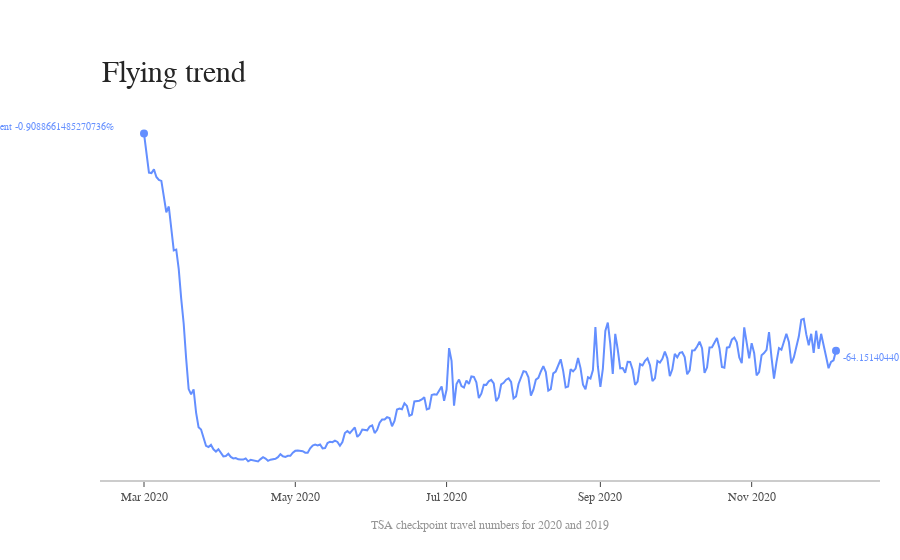

This figure's notebook cell:
### Code cell
rc,fig = plotTrend(Source = TSA_df,
              title = 'Flying trend',
              isPercentage = True,
              dateColumnHeader = 'Date',
              labels = ['percent_change'],
              credits=source_TSA)

if rc:
    fig.show()

### Figure 1 — Plotly figure (JSON) as saved in the notebook; plotly's stock layout.template omitted (floating-point values rounded to 4 significant figures; data arrays with more than 128 entries replaced by an {"elided": "..."} marker saying what was removed)
{"data": [{"connectgaps": true, "line": {"color": "rgb(100,143,255)", "width": 2}, "mode": "lines", "name": "percent_change", "type": "scatter", "x": {"elided": "280 str values"}, "y": {"elided": "280 float values"}}, {"marker": {"color": "rgb(100,143,255)", "size": 8}, "mode": "markers", "type": "scatter", "x": ["2020-03-01", "2020-12-05"], "y": [-0.9089, -64.15]}], "layout": {"annotations": [{"font": {"color": "rgb(100,143,255)", "family": "Arial", "size": 10}, "showarrow": false, "text": "percent -0.9088661485270736%", "x": 0.02, "xanchor": "right", "xref": "paper", "y": 1.091, "yanchor": "middle"}, {"font": {"color": "rgb(100,143,255)", "family": "Arial", "size": 10}, "showarrow": false, "text": "-64.15140440175168%", "x": 0.95, "xanchor": "left", "xref": "paper", "y": -66.15, "yanchor": "middle"}, {"font": {"color": "rgb(37,37,37)", "family": "Arial", "size": 30}, "showarrow": false, "text": "Flying trend", "x": 0, "xanchor": "left", "xref": "paper", "y": 1.05, "yanchor": "bottom", "yref": "paper"}, {"font": {"color": "rgb(150,150,150)", "family": "Arial", "size": 12}, "showarrow": false, "text": "TSA checkpoint travel numbers for 2020 and 2019", "x": 0.5, "xanchor": "center", "xref": "paper", "y": -0.1, "yanchor": "top", "yref": "paper"}], "autosize": false, "margin": {"autoexpand": false, "l": 100, "r": 20, "t": 110}, "plot_bgcolor": "white", "showlegend": false, "xaxis": {"linecolor": "rgb(204, 204, 204)", "linewidth": 2, "showgrid": false, "showline": true, "showticklabels": true, "tickfont": {"color": "rgb(82, 82, 82)", "family": "Arial", "size": 12}, "ticks": "outside"}, "yaxis": {"showgrid": false, "showline": false, "showticklabels": false, "zeroline": false}}}
